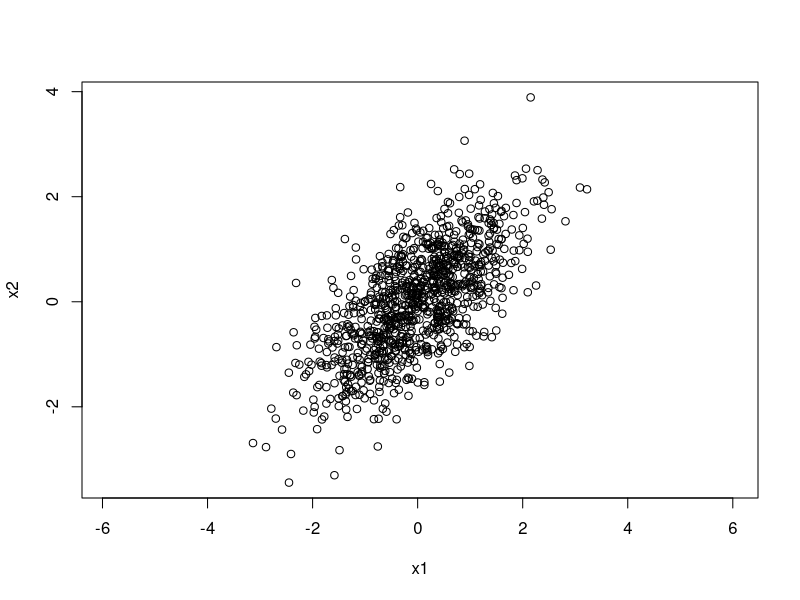

This chart was generated by the following R code:
## ---- chunk 1
knitr::opts_chunk$set(comment = "#",collapse = TRUE,fig.align = "center")
## ---- chunk 2
library(mvtnorm)
Sigma <- cbind(c(1,0.7),c(0.7,1))
X <- rmvnorm(1000,c(0,0),Sigma)
plot(X[,1],X[,2],xlab = "x1",ylab = "x2",asp = 1)
